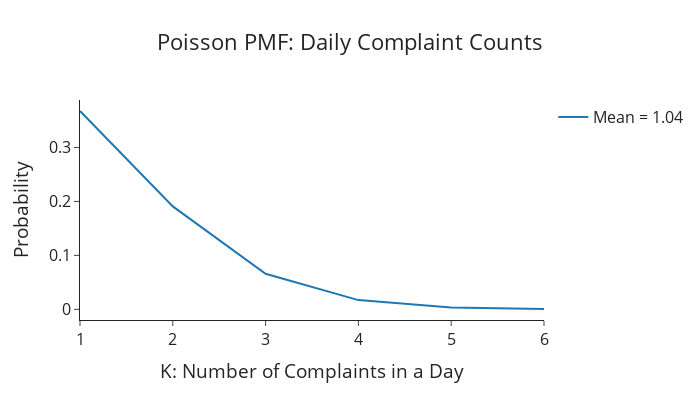

The code cell stored with this chart in its notebook:
### Markdown cell above
<small> In this analysis, we model the distribution of daily complaint counts using the Poisson probability mass function (PMF). First, we count the number of complaints recorded each day. We then calculate the average daily complaint count (`mu`), which serves as the Poisson distribution’s rate parameter. Using this, we compute the theoretical probability of observing different complaint counts (`k`). Finally, we plot the Poisson PMF as a line chart to visualize the expected distribution of daily complaints, helping us understand whether the complaint arrival process follows a Poisson pattern. </small>

### Code cell
# Count complaints per day
daily_counts = merged_df.groupby('created_date').size()

# Compute the average
mu = daily_counts.mean()

# Range of complaint counts (adjust as needed)
k = np.arange(daily_counts.min(), daily_counts.max() + 1)

# Poisson PMF
y = poisson.pmf(k, mu)

fig = go.Figure()
fig.add_trace(go.Scatter(x = k, y = y, mode ='lines', name = f'Mean = {mu:.2f}'))

fig.update_layout(
    title='Poisson PMF: Daily Complaint Counts',
    xaxis_title='K: Number of Complaints in a Day',
    yaxis_title='Probability',
    font=dict(size=16),
    width=700,
    height=400,
    title_x=0.5,
    template="simple_white",
    showlegend=True 
)

fig.show()

### Figure 1 — Plotly figure (JSON) as saved in the notebook; plotly's stock layout.template omitted (floating-point values rounded to 4 significant figures)
{"data": [{"mode": "lines", "name": "Mean = 1.04", "type": "scatter", "x": [1, 2, 3, 4, 5, 6], "y": [0.3676, 0.1908, 0.06599, 0.01712, 0.003554, 0.0006148]}], "layout": {"font": {"size": 16}, "height": 400, "showlegend": true, "title": {"text": "Poisson PMF: Daily Complaint Counts", "x": 0.5}, "width": 700, "xaxis": {"title": {"text": "K: Number of Complaints in a Day"}}, "yaxis": {"title": {"text": "Probability"}}}}
